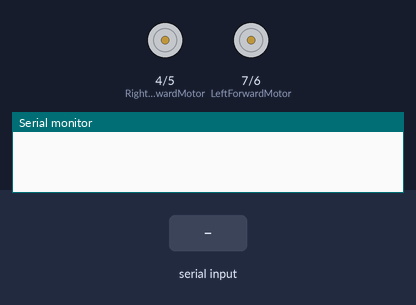
Bench run of a sketch on a simulated Arduino Uno, built with avr-gcc and run on an emulated ATmega328P. Shown: motor-driver pin pairs drawn as motors (green arrow = first pin HIGH = forward, orange = second pin HIGH = backward, longer = more drive), the last lines printed to the serial monitor. The inputs (shaded band) are chosen by the test bench.

Above: at 1.2 s.
1.3 s: "F" received over Serial
At 2.5 s:
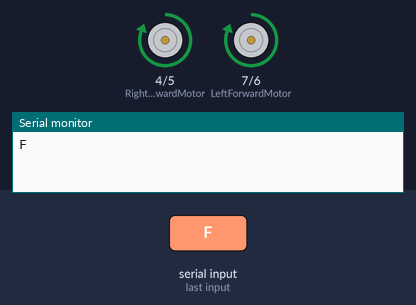
2.8 s: "B" received over Serial
At 3.7 s:
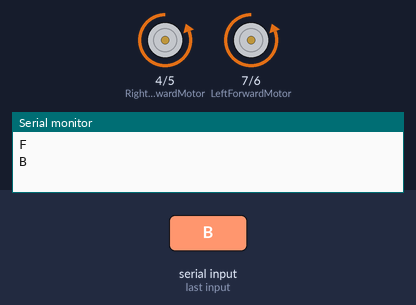
4.3 s: "L" received over Serial
At 4.8 s:
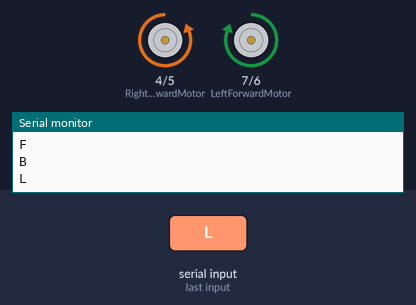
5.8 s: "R" received over Serial
At 7.0 s:
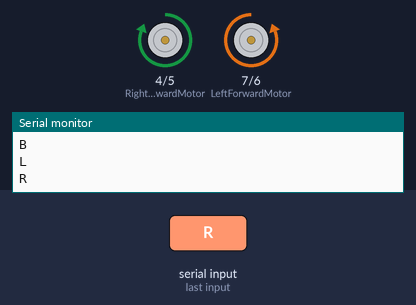
7.3 s: "I" received over Serial
At 8.3 s:
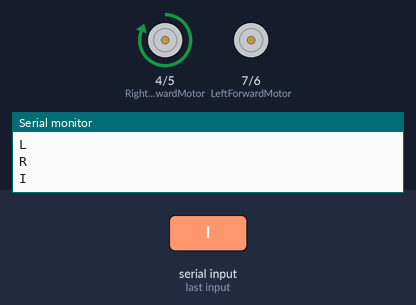
8.8 s: "J" received over Serial
At 9.5 s:
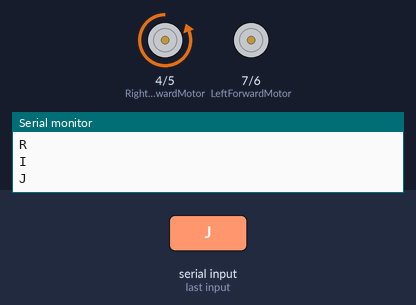
Timing chart, 0 to 11.3 s (numbered marks = the images above; inputs shaded):
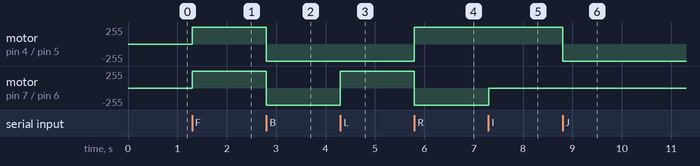

The sketch:

2WD_Bluetooth_Controlled.ino
```cpp
/****
 * Software Engineering 1 : Robotics Project
 * Team : PIPEBOT
 * Student Name : Akshit Singh
 * Student ID : 2010993029
 ****/

// Motor Driver Control Pins
const int LeftForwardMotor = 7;
const int LeftBackwardMotor = 6;
const int RightForwardMotor = 4;
const int RightBackwardMotor = 5;
char input;

void setup()
{
  // put your setup code here, to run once:
  // Configures all the motor driver control pins as output
  pinMode(LeftForwardMotor, OUTPUT); // [1]
  pinMode(LeftBackwardMotor, OUTPUT);
  pinMode(RightForwardMotor, OUTPUT);
  pinMode(RightBackwardMotor, OUTPUT);
  Serial.begin(9600); // [2]
}

void loop()
{
  // put your main code here, to run repeatedly:
  while (Serial.available() > 0) // [3] While the number of characters being read from the Serial port are greater than 0
  {
    input = Serial.read(); // [4] We read the incoming serial data
    Serial.println(input); // [5] and print it
  }
  if (input == 'S') // Input given to stop
  {
    // Configures the voltage of all the pins as LOW (i.e., 0V)
    digitalWrite(LeftForwardMotor, LOW); // [6]
    digitalWrite(LeftBackwardMotor, LOW);
    digitalWrite(RightForwardMotor, LOW);
    digitalWrite(RightBackwardMotor, LOW);
  }
  else if ( input == 'F') // Input given to move forward
  {
    // Configures the voltage of Forward Motor pins as HIGH (i.e., 5V) and Backward Motor pins as LOW (i.e., 0V)
    digitalWrite(LeftForwardMotor, HIGH);
    digitalWrite(LeftBackwardMotor, LOW);
    digitalWrite(RightForwardMotor, HIGH);
    digitalWrite(RightBackwardMotor, LOW);
  }
  else if (input == 'B') // Input given to move backward
  {
    // Configures the voltage of Backward Motor pins as HIGH (i.e., 5V) and Forward Motor pins as LOW (i.e., 0V)
    digitalWrite(LeftForwardMotor, LOW);
    digitalWrite(LeftBackwardMotor, HIGH);
    digitalWrite(RightForwardMotor, LOW);
    digitalWrite(RightBackwardMotor, HIGH);
  }

  else if (input == 'L') // Input given to turn left
  {
    // Configures the voltage of Left Forward Motor pin as HIGH (i.e., 5V) and remaining pins as LOW (i.e., 0V)
    digitalWrite(LeftForwardMotor, HIGH);
    digitalWrite(LeftBackwardMotor, LOW);
    digitalWrite(RightForwardMotor, LOW);
    digitalWrite(RightBackwardMotor, HIGH);
  }
  else if (input == 'R') // Input given to turn right
  {
    // Configures the voltage of Right Forward Motor pin as HIGH (i.e., 5V) and remaining pins as LOW (i.e., 0V)
    digitalWrite(LeftForwardMotor, LOW);
    digitalWrite(LeftBackwardMotor, HIGH);
    digitalWrite(RightForwardMotor, HIGH);
    digitalWrite(RightBackwardMotor, LOW);
  }
  else if (input == 'I') // Input given to turn right forwardly
  {
    // Configures the voltage of Right Forward Motor pin as HIGH (i.e., 5V) and remaining pins as LOW (i.e., 0V)
    digitalWrite(LeftForwardMotor, LOW);
    digitalWrite(LeftBackwardMotor, LOW);
    digitalWrite(RightForwardMotor, HIGH);
    digitalWrite(RightBackwardMotor, LOW);
  }
  else if (input == 'J') // Input given to turn right backwardly
  {
    // Configures the voltage of Right Backward Motor pin as HIGH (i.e., 5V) and remaining pins as LOW (i.e., 0V)
    digitalWrite(LeftForwardMotor, LOW);
    digitalWrite(LeftBackwardMotor, LOW);
    digitalWrite(RightForwardMotor, LOW);
    digitalWrite(RightBackwardMotor, HIGH);
  }
  else if (input == 'G') // Input given to turn left forwardly
  {
    // Configures the voltage of Left Forward Motor pin as HIGH (i.e., 5V) and remaining pins as LOW (i.e., 0V)
    digitalWrite(LeftForwardMotor, HIGH);
    digitalWrite(LeftBackwardMotor, LOW);
    digitalWrite(RightForwardMotor, LOW);
    digitalWrite(RightBackwardMotor, LOW);
  }
  else if (input == 'H') // Input given to turn left backwardly
  {
    // Configures the voltage of Left Backward Motor pin as HIGH (i.e., 5V) and remaining pins as LOW (i.e., 0V)
    digitalWrite(LeftForwardMotor, LOW);
    digitalWrite(LeftBackwardMotor, HIGH);
    digitalWrite(RightForwardMotor, LOW);
    digitalWrite(RightBackwardMotor, LOW);
  }
}
/****
 * [1] Reference for pinMode(pin,mode) Function: https://www.arduino.cc/reference/en/language/functions/digital-io/pinmode/
 * [2] Reference for Serial.begin(speed) Function: https://www.arduino.cc/reference/en/language/functions/communication/serial/begin/
 * [3] Reference for Serial.available() Function: https://www.arduino.cc/reference/en/language/functions/communication/serial/available/
 * [4] Reference for Serial.read() Function: https://www.arduino.cc/reference/en/language/functions/communication/serial/read/
 * [5] Reference for Serial.println(value) Function: https://www.arduino.cc/reference/en/language/functions/communication/serial/println/
 * [6] Reference for digitalWrite(pin,value) Function: https://www.arduino.cc/reference/en/language/functions/digital-io/digitalwrite/
****/
```

Measured:
- after the input at 1.3 s, motor on pin 4 (RightForwardMotor) / pin 5 (RightBackwardMotor), motor on pin 7 (LeftForwardMotor) / pin 6 (LeftBackwardMotor): stopped → forward 255/255 at once
- after the input at 2.8 s, motor on pin 4 (RightForwardMotor) / pin 5 (RightBackwardMotor), motor on pin 7 (LeftForwardMotor) / pin 6 (LeftBackwardMotor): forward 255/255 → backward 255/255 at once
- after the input at 4.3 s, motor on pin 7 (LeftForwardMotor) / pin 6 (LeftBackwardMotor): backward 255/255 → forward 255/255 at once
- after the input at 5.8 s, motor on pin 4 (RightForwardMotor) / pin 5 (RightBackwardMotor): backward 255/255 → forward 255/255 at once; motor on pin 7 (LeftForwardMotor) / pin 6 (LeftBackwardMotor): forward 255/255 → backward 255/255 at once
- after the input at 7.3 s, motor on pin 7 (LeftForwardMotor) / pin 6 (LeftBackwardMotor): backward 255/255 → stopped at once
- after the input at 8.8 s, motor on pin 4 (RightForwardMotor) / pin 5 (RightBackwardMotor): forward 255/255 → backward 255/255 at once
